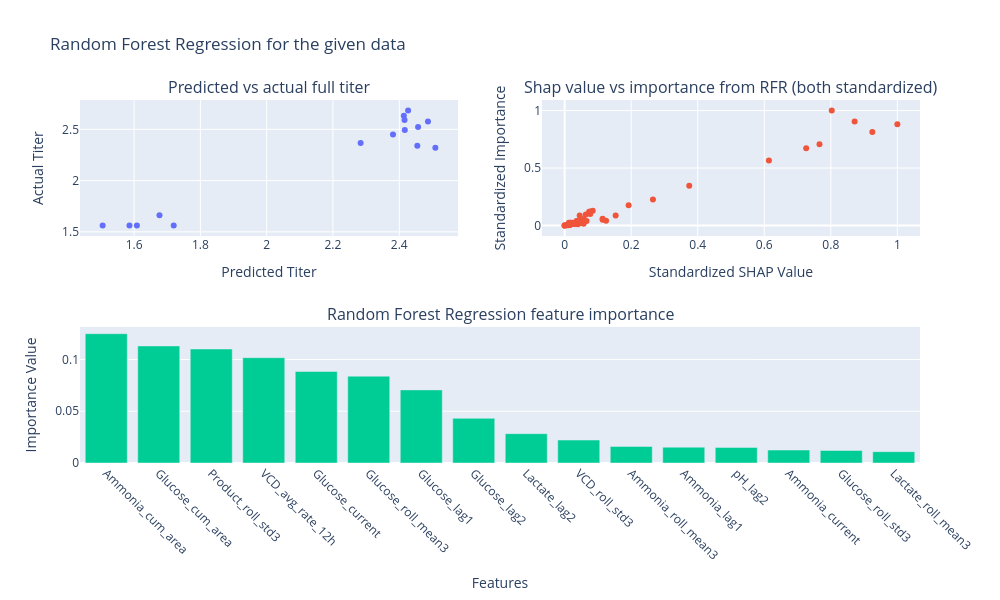

Notebook code cell kept with this figure:
### Code cell
cp_75_model = training_random_forest_3(df_cp_75)

### Figure 1 — Plotly figure (JSON) as saved in the notebook; plotly's stock layout.template omitted (floating-point values rounded to 4 significant figures)
{"data": [{"mode": "markers", "type": "scatter", "x": [2.487, 2.417, 1.586, 2.427, 1.677, 2.283, 1.608, 2.414, 2.455, 2.416, 2.457, 1.505, 1.72, 2.381, 2.509], "xaxis": "x", "y": [2.576, 2.493, 1.561, 2.683, 1.662, 2.368, 1.561, 2.634, 2.341, 2.592, 2.523, 1.561, 1.561, 2.451, 2.321], "yaxis": "y"}, {"mode": "markers", "type": "scatter", "x": [1.0, 0.9248, 0.8716, 0.8028, 0.766, 0.7259, 0.614, 0.3745, 0.2654, 0.1922, 0.1533, 0.1245, 0.1142, 0.1141, 0.08437, 0.07716, 0.07685, 0.07355, 0.0659, 0.06357, 0.05917, 0.05719, 0.05708, 0.05537, 0.05024, 0.0451, 0.04328, 0.04316, 0.04027, 0.03996, 0.03851, 0.03848, 0.03753, 0.03712, 0.03564, 0.03199, 0.03183, 0.02862, 0.02706, 0.02624, 0.02544, 0.02511, 0.02309, 0.02307, 0.02301, 0.01872, 0.01811, 0.01729, 0.0167, 0.01613, 0.01612, 0.01598, 0.01588, 0.0139, 0.01362, 0.01322, 0.01278, 0.01101, 0.005799, 0.00562, 0.0, 0.0, 0.0], "xaxis": "x2", "y": [0.8815, 0.8146, 0.9052, 1.0, 0.7078, 0.6715, 0.5654, 0.3454, 0.2269, 0.1777, 0.08722, 0.04113, 0.05082, 0.0599, 0.1285, 0.1223, 0.1001, 0.1206, 0.03978, 0.09688, 0.04138, 0.0547, 0.01489, 0.05583, 0.02201, 0.08773, 0.03409, 0.04682, 0.02618, 0.01204, 0.01509, 0.02132, 0.01686, 0.01485, 0.04002, 0.02225, 0.01409, 0.0172, 0.01433, 0.01642, 0.01284, 0.01322, 0.0236, 0.0219, 0.02087, 0.02389, 0.01627, 0.012, 0.02439, 0.005281, 0.007577, 0.01666, 0.01518, 0.009112, 0.006392, 0.01194, 0.02451, 0.001723, 0.003703, 0.003799, 0.0, 0.0, 0.0], "yaxis": "y2"}, {"type": "bar", "x": ["Ammonia_cum_area", "Glucose_cum_area", "Product_roll_std3", "VCD_avg_rate_12h", "Glucose_current", "Glucose_roll_mean3", "Glucose_lag1", "Glucose_lag2", "Lactate_lag2", "VCD_roll_std3", "Ammonia_roll_mean3", "Ammonia_lag1", "pH_lag2", "Ammonia_current", "Glucose_roll_std3", "Lactate_roll_mean3"], "xaxis": "x3", "y": [0.1249, 0.1131, 0.1101, 0.1017, 0.08841, 0.08387, 0.07062, 0.04315, 0.02835, 0.02219, 0.01605, 0.01527, 0.01506, 0.01251, 0.0121, 0.01096], "yaxis": "y3"}], "layout": {"annotations": [{"font": {"size": 16}, "showarrow": false, "text": "Predicted vs actual full titer", "x": 0.225, "xanchor": "center", "xref": "paper", "y": 1, "yanchor": "bottom", "yref": "paper"}, {"font": {"size": 16}, "showarrow": false, "text": "Shap value vs importance from RFR (both standardized)", "x": 0.775, "xanchor": "center", "xref": "paper", "y": 1, "yanchor": "bottom", "yref": "paper"}, {"font": {"size": 16}, "showarrow": false, "text": "Random Forest Regression feature importance", "x": 0.5, "xanchor": "center", "xref": "paper", "y": 0.375, "yanchor": "bottom", "yref": "paper"}], "height": 600, "showlegend": false, "title": {"text": "Random Forest Regression for the given data"}, "width": 1000, "xaxis": {"anchor": "y", "domain": [0, 0.45], "title": {"text": "Predicted Titer"}}, "xaxis2": {"anchor": "y2", "domain": [0.55, 1], "title": {"text": "Standardized SHAP Value"}}, "xaxis3": {"anchor": "y3", "domain": [0, 1], "tickangle": 45, "title": {"text": "Features"}}, "yaxis": {"anchor": "x", "domain": [0.625, 1], "title": {"text": "Actual Titer"}}, "yaxis2": {"anchor": "x2", "domain": [0.625, 1], "title": {"text": "Standardized Importance"}}, "yaxis3": {"anchor": "x3", "domain": [0, 0.375], "title": {"text": "Importance Value"}}}}
